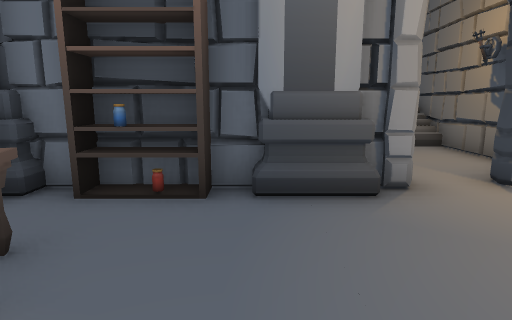
view 1 (above)

13 first-person views from a walk through a Unity game level. The camera is 1.3 m above the floor, tilts 10° down and sees 75° across. The floor is counted in squares, 1 m on a side. Each view is taken from the middle of a square. On the plan, view 1 faces up. The plan holds only what a view shows up to about 14 squares ahead; the rest is blank. Door leaves are left out, so doorways stand open.

view 2
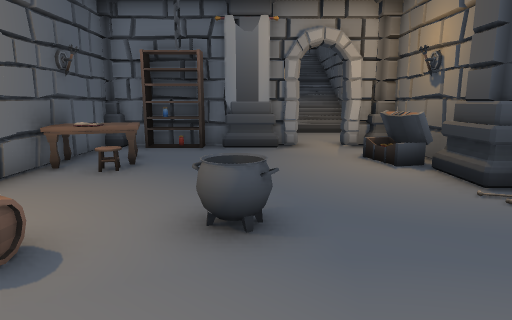

view 3
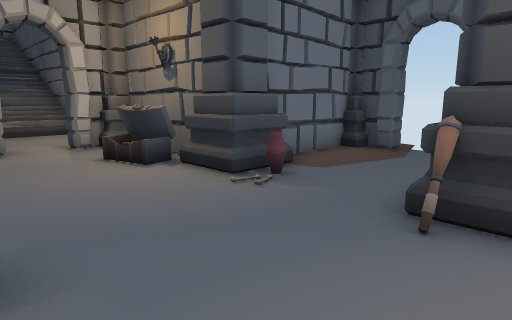

view 4
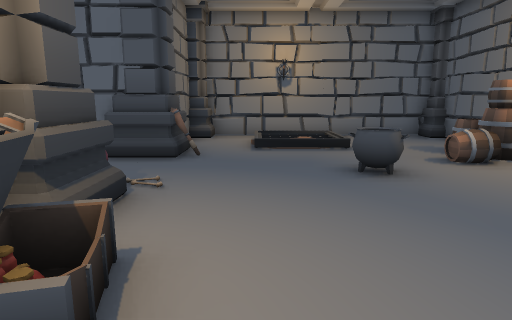

view 5
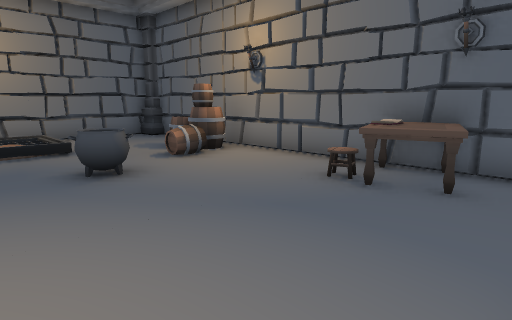

view 6
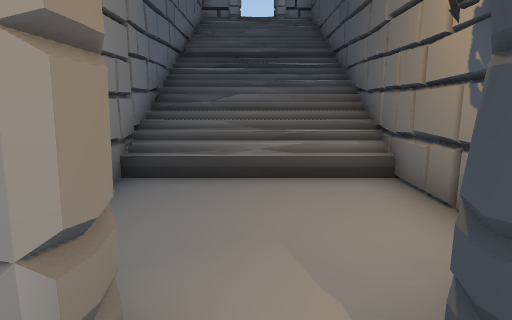

view 7
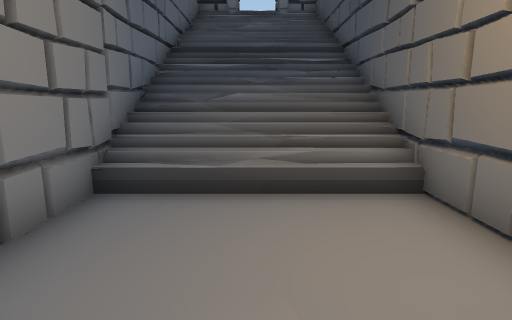

view 8
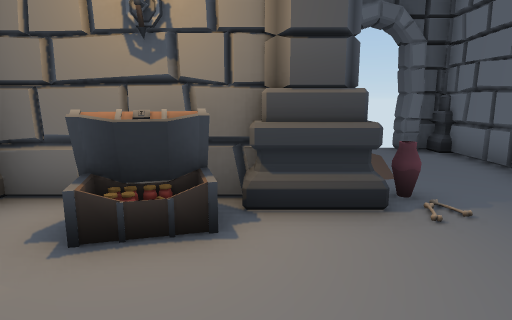

view 9
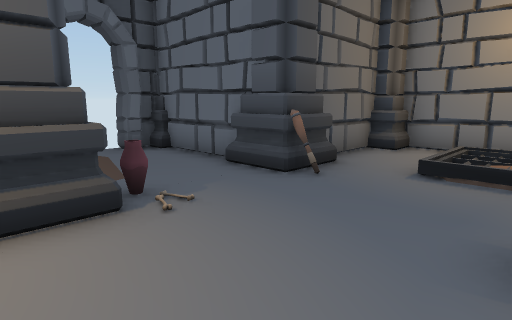

view 10
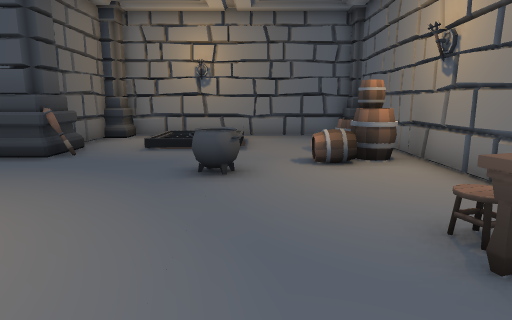

view 11
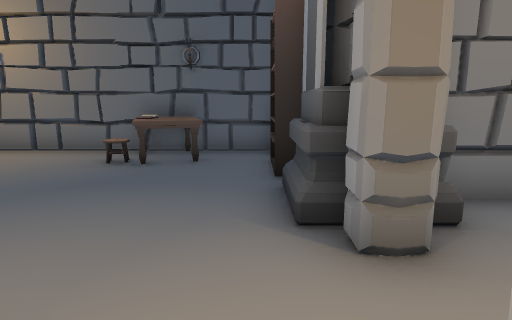

view 12
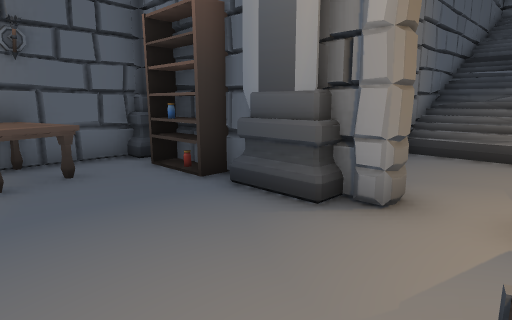

view 13
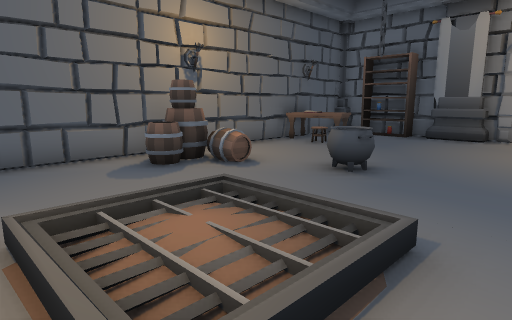

### Floor plan
Key: @ floor where view 1 was taken; # wall or solid block; . main floor; : floor 0.25 m higher than the main floor; + floor 1.5 m higher than the main floor; / step, stairs or slope; D open door; = window, fence, low wall or low ledge; O other object.
Columns run from 4 left of view 1 to 10 right of it. Each row starts with its distance up from view 1.
 17      #####
 16      #===#
 15      #  /##
 14      #////#
 13      # ///#
 12      #+  /#
 11      #////#
 10      #///=#
  9      #....#
  8      #....#
  7     ##....
  6     #O...O
  5 ##OO#O#.D##
  4 ##OO....D.#
  3 #OO.....OO#
  2 #OO.....OO#
  1 #OO......O#
  0 #...@....O#####
 -1 #........O..  #
 -2 #...OO........D
 -3 #OOO..........D
 -4 #OO......O#####
 -5 #.O..///.O#
 -6 #....: /..#
 -7 #....  /..#
 -8 #O.......O
 -9 ##########

Positions as (right, up) in squares from view 1, and headings:
1: (0, 0), facing up
2: (1, -6), facing up
3: (1, -5), facing up-right
4: (3, 4), facing down
5: (3, 4), facing down-left
6: (3, 4), facing up
7: (3, 5), facing up
8: (1, 1), facing right
9: (1, 1), facing down-right
10: (0, 4), facing down
11: (5, 4), facing left
12: (4, 1), facing up-left
13: (4, -8), facing up-left
